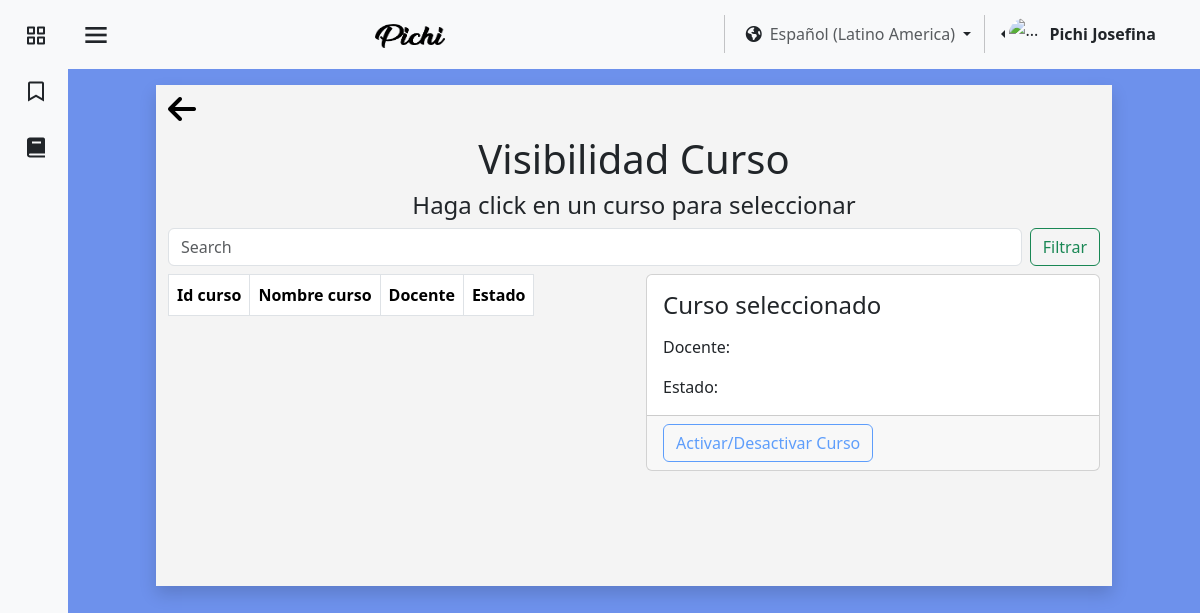
Page /pages/es/estadoCurso.php (signed in) on the earlier database version.
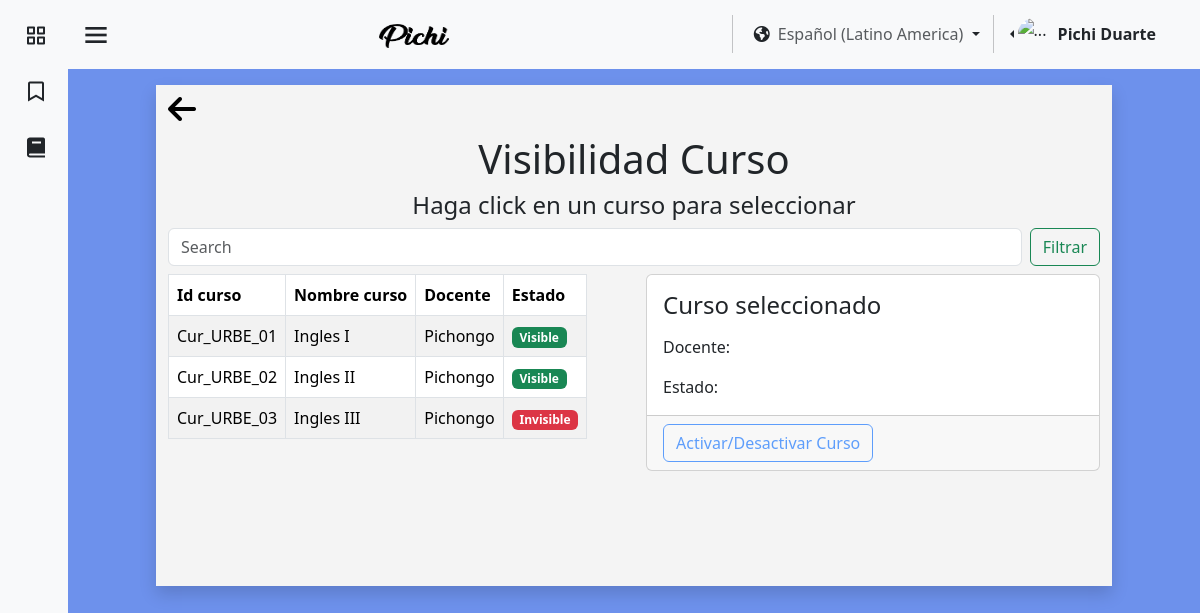
Same page on the later database version.
### tables this page shows
CREATE TABLE `usuario` (
  `id_user` int(11) NOT NULL,
  `identificacion_user` varchar(11) NOT NULL,
  `nombre_user` varchar(25) NOT NULL,
  `apellido_user` varchar(25) NOT NULL,
  `correo_user` varchar(45) NOT NULL,
  `contrasena_user` varchar(16) NOT NULL,
  `direccion_user` varchar(80) NOT NULL,
  `numero_user` varchar(15) NOT NULL,
  `fecha_nacimiento_user` datetime NOT NULL,
  `Active_online` tinyint(1) NOT NULL,
  `sexo_user` varchar(15) NOT NULL,
  `Empresa_id_empresa` int(11) DEFAULT NULL,
  `rol` tinyint(1) NOT NULL,
  `img_perfil` varchar(255) NOT NULL
);

CREATE TABLE `cursos` (
  `id_cur` varchar(100) NOT NULL,
  `nombre_cur` varchar(45) NOT NULL,
  `fecha_inicio` date NOT NULL,
  `cupos_cur_min` int(11) NOT NULL,
  `cupos_cur_max` int(11) NOT NULL,
  `Empresa_id_empresa` int(11) NOT NULL,
  `fecha_fin` date NOT NULL,
  `visibilidad_curso` varchar(11) NOT NULL
);

### pages/es/estadoCurso.php (the view, shortened to what the changed rows need)
<?php
require "../../assests/php/LoginBD.php";
$cursos = [];
if (isset($_SESSION['id_user'])) {
    $usuarios1 = $_SESSION['id_user'];
    $conexion1 = mysqli_query($mysqli, "SELECT Empresa_id_empresa, rol, nombre_user, apellido_user FROM usuario WHERE id_user = '$usuarios1'");
    if (mysqli_num_rows($conexion1) > 0) {
        $datos = mysqli_fetch_assoc($conexion1);
        $empresaUsuario = $datos['Empresa_id_empresa'];
        $nombreUsuario = $datos['nombre_user'];
        $apellidoUsuario = $datos['apellido_user'];
        $conexion2 = mysqli_query($mysqli, "SELECT nombre_empresa FROM empresa WHERE id_empresa = '$empresaUsuario'");
        if (mysqli_num_rows($conexion2) > 0) {
            $conexion3 = mysqli_query($mysqli, "SELECT * FROM cursos WHERE Empresa_id_empresa = '$empresaUsuario'");
            if (mysqli_num_rows($conexion3) > 0) {
                while ($datos3 = mysqli_fetch_assoc($conexion3)) {
                    $cursos[] = $datos3;
                }
            }
        }
    }
}
?>
<!DOCTYPE html>
<html lang="en">
<head>
    <link href="https://cdn.jsdelivr.net/npm/bootstrap@5.3.3/dist/css/bootstrap.min.css" rel="stylesheet"
 />
    <link href="https://unpkg.com/boxicons@2.1.4/css/boxicons.min.css" rel="stylesheet" />
    <link rel="stylesheet" href="https://cdnjs.cloudflare.com/ajax/libs/font-awesome/6.5.1/css/all.min.css"
 />
    <link rel="stylesheet" href="../../assests/css/colorPallete.css" />
    <link rel="stylesheet" href="../../assests/css/viewUser.css" />
    <link rel="stylesheet" href="../../assests/css/sidebar.css" />
</head>
<body class="bg-pastel" id="body-pd">
    <header id="header">
        <nav class="navbar bg-body-tertiary">
            <div class="container-fluid">
                <div class="d-flex justify-content-end">
                    <div class="btn-group dropstart me-4 pe-2">
                        <a href="#" class="d-flex align-items-center link-dark text-decoration-none dropdown-toggle"
                            id="dropdownUser2" data-bs-toggle="dropdown" aria-expanded="false">
                            <img src="https://github.com/PichiGod.png" alt="..." width="32" height="32"
                                class="rounded-circle me-2" />
                            <strong>
                                <?php echo $nombreUsuario . " " . $apellidoUsuario; ?>
                            </strong>
                        </a>
                    </div>
                </div>
            </div>
        </nav>
    </header>
    <section>
        <div class="container-fluid bg-blanco my-3 pb-2 shadow">
            <h1 class="text-center pt-2">Visibilidad Curso</h1>
            <div class="row mt-2 d-flex">
                <div class="col-md col-sm col-lg-6 mb-2">
                    <table style="height: 280px;" class="table table-bordered table-hover table-striped"
                        id="courseTable">
                        <thead>
                            <tr>
                                <th scope="col">Id curso</th>
                                <th scope="col">Nombre curso</th>
                                <th scope="col">Docente</th>
                                <th scope="col">Estado</th>
                            </tr>
                        </thead>
                        <tbody id="tableBody">
                            <?php foreach ($cursos as $curso) { ?>
                                <tr onclick="selectRow(this);">
                                    <td scope="row">
                                        <?php echo $curso['id_cur']; ?>
                                    </td>
                                    <td>
                                        <?php echo $curso['nombre_cur']; ?>
                                    </td>
                                    <td>Pichongo</td>
                                    <td>
                                        <span
                                            class="badge <?php echo $curso['visibilidad_curso'] === 'Visible' ? 'text-bg-success' : 'text-bg-danger'; ?>">
                                            <?php echo $curso['visibilidad_curso']; ?>
                                        </span>
                                    </td>
                                </tr>
                            <?php } ?>
                        </tbody>
                    </table>
                </div>
            </div>
        </div>
    </section>
</body>
</html>

Differences in the rows shown:
changed usuario "Pichi": apellido_user "Josefina" → "Duarte"
now on this page (row unchanged): cursos: id_cur "Cur_URBE_01", nombre_cur "Ingles I", visibilidad_curso "Visible"
now on this page (row unchanged): cursos: id_cur "Cur_URBE_02", nombre_cur "Ingles II", visibilidad_curso "Visible"
now on this page (row unchanged): cursos: id_cur "Cur_URBE_03", nombre_cur "Ingles III", visibilidad_curso "Invisible"
